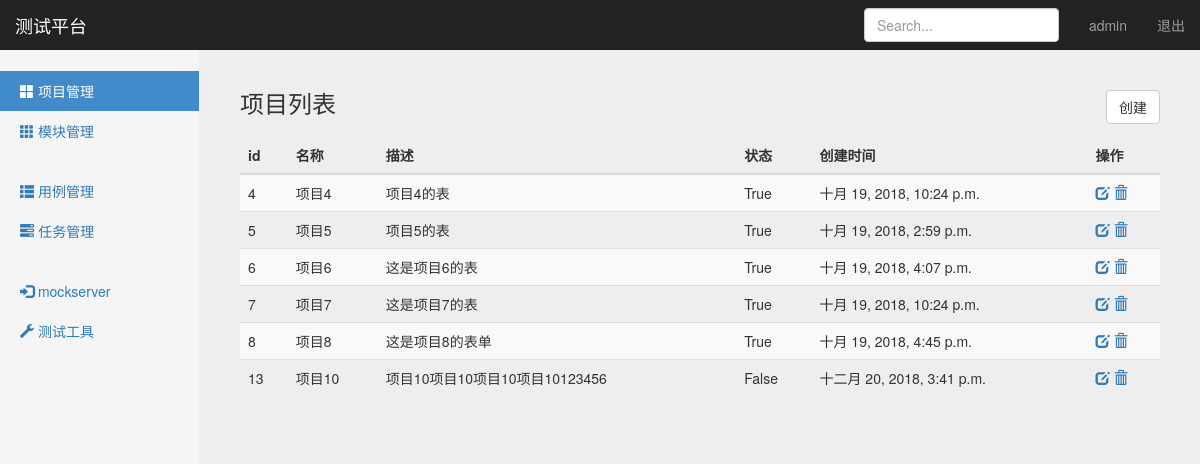
The app's page /manage/project_manage/ (signed in) with its own data.
### project_app/models.py (models this page shows, shortened)
class Project(models.Model):
    name = models.CharField("名称",max_length=100,blank=False,default="")  #https://www.cnblogs.com/ccorz/p/Django-models-zhong-guan-yublank-yunull-de-bu-chon.html
    describe = models.TextField("描述",default="")
    status = models.BooleanField("状态",default=True)
    create_time = models.DateTimeField("创建时间",auto_now=True)

### project_app/views/project_views.py (the view)
# urls.py: path('project_manage/',project_views.project_manage),
@login_required
def project_manage(request):
    username = request.session.get('user','')   #读取浏览器session
    project_all = Project.objects.all()
    return render(request, "project_manage.html",{"user":username,"projects":project_all,"type":"list"})

### templates/project_manage.html (shortened to what this page needs)
{% extends "base.html" %}
{% block content %}
    <nav class="navbar navbar-inverse navbar-fixed-top">
      <div class="container-fluid">
        <div class="navbar-header">
          <a class="navbar-brand" href="#">测试平台</a>
        </div>
        <div id="navbar" class="navbar-collapse collapse">
          <ul class="nav navbar-nav navbar-right">
            <li><a href="#">{{ user }}</a></li>
            <li><a href="/logout">退出</a></li>
          </ul>
          <form class="navbar-form navbar-right">
            <input type="text" class="form-control" placeholder="Search...">
          </form>
        </div>
      </div>
    </nav>
    <div class="container-fluid">
      <div class="row">
        <div class="col-sm-3 col-md-2 sidebar">
          <ul class="nav nav-sidebar">
            <li class="active"><a href="#">
                <span class="glyphicon glyphicon-th-large"></span> 项目管理</a>
            </li>
            <li><a href="/manage/module_manage/">
                <span class="glyphicon glyphicon-th"></span> 模块管理</a>
            </li>
          </ul>
          <ul class="nav nav-sidebar">
            <li><a href="/interface/case_manage/">
                <span class="glyphicon glyphicon-th-list"></span> 用例管理</a>
            </li>
            <li><a href="/interface/task_manage/">
                <span class="glyphicon glyphicon-tasks"></span> 任务管理</a>
            </li>
          </ul>
          <ul class="nav nav-sidebar">
            <li><a href="#">
                <span class="glyphicon glyphicon-log-in"></span> mockserver</a>
            </li>
            <li><a href="#">
                <span class="glyphicon glyphicon-wrench"></span> 测试工具</a>
            </li>
          </ul>
        </div>
        {% if type == 'list' %}
        <div class="col-sm-9 col-sm-offset-3 col-md-10 col-md-offset-2 main">
          <h3 class="sub-header">项目列表
            <button type="button" class="btn btn-default" id="CreateButton"
                    style="float: right;"
                    onclick="window.location.href='/manage/add_project/'">创建</button>
          </h3>
          <div class="table-responsive">
            <table class="table table-striped" id="list">
              <thead>
                <tr>
                  <th>id</th>
                  <th>名称</th>
                  <th>描述</th>
                  <th>状态</th>
                  <th>创建时间</th>
                  <th>操作</th>
                </tr>
              </thead>
              <tbody>
                {% for project in projects %}
                <tr>
                  <td>{{ project.id }}</td>
                  <td>{{ project.name }}</td>
                  <td>{{ project.describe }}</td>
                  <td>{{ project.status }}</td>
                  <td>{{ project.create_time }}</td>
                  <td>
                      <a href="/manage/edit_project/{{ project.id }}/" id="update">
                          <span class="glyphicon glyphicon-edit"></span>
                      </a>
                      <a href="/manage/delete_project/{{ project.id }}/" id="delete">
                          <span class="glyphicon glyphicon-trash"></span>
                      </a>
                  </td>
                </tr>
                {% endfor %}
              </tbody>
            </table>
          </div>
        </div>
        {% endif %}
      </div>
    </div>
{% endblock %}

### static/css/signin.css (style rules this page uses)
body { padding-top: 40px; padding-bottom: 40px; background-color: #eee; }

### static/css/dashboard.css (style rules this page uses)
body { padding-top: 50px; }
.sub-header { padding-bottom: 10px; border-bottom: 1px solid #eee; }
.navbar-fixed-top { border: 0; }
.sidebar { display: none; }
@media (min-width: 768px) { .sidebar { position: fixed; top: 51px; bottom: 0; left: 0; z-index: 1000; display: block; padding: 20px; overflow-x: hidden; overflow-y: auto; background-color: #f5f5f5; border-right: 1px solid #eee; } }
.nav-sidebar { margin-right: -21px; margin-bottom: 20px; margin-left: -20px; }
.nav-sidebar > li > a { padding-right: 20px; padding-left: 20px; }
.nav-sidebar > .active > a, .nav-sidebar > .active > a:hover, .nav-sidebar > .active > a:focus { color: #fff; background-color: #428bca; }
.main { padding: 20px; }
@media (min-width: 768px) { .main { padding-right: 40px; padding-left: 40px; } }

### records on screen
Project: id "4", name "项目4", describe "项目4的表", status "True", create_time "十月 19, 2018, 10:24 p.m."
Project: id "5", name "项目5", describe "项目5的表", status "True", create_time "十月 19, 2018, 2:59 p.m."
Project: id "6", name "项目6", describe "这是项目6的表", status "True", create_time "十月 19, 2018, 4:07 p.m."
Project: id "7", name "项目7", describe "这是项目7的表", status "True", create_time "十月 19, 2018, 10:24 p.m."
Project: id "8", name "项目8", describe "这是项目8的表单", status "True", create_time "十月 19, 2018, 4:45 p.m."
Project: id "13", name "项目10", describe "项目10项目10项目10项目10123456", status "False", create_time "十二月 20, 2018, 3:41 p.m."

### other values on screen
{{ user }} "admin"
